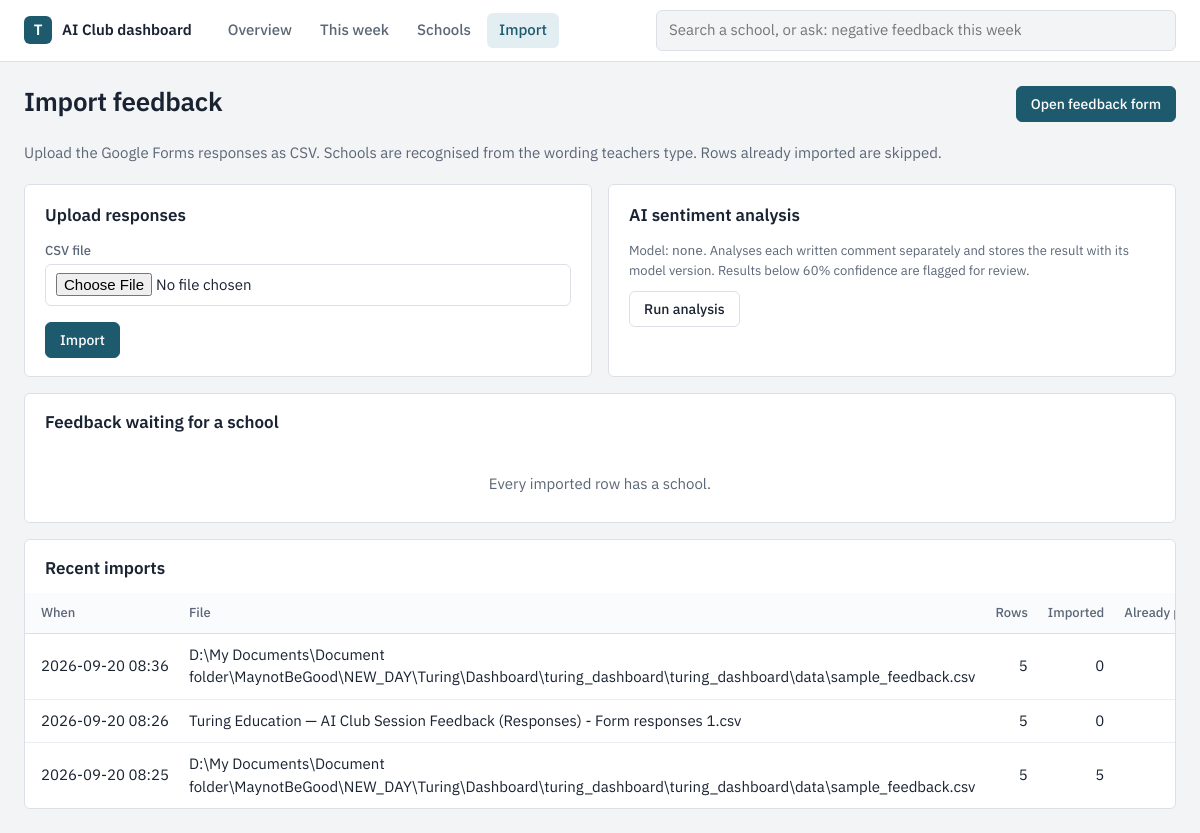
The app's page /admin/import with its own data.
### tables this page shows
CREATE TABLE import_batches (
    batch_id       INTEGER PRIMARY KEY AUTOINCREMENT,
    filename       TEXT,
    imported_at    TEXT NOT NULL,
    rows_total     INTEGER NOT NULL DEFAULT 0,
    rows_imported  INTEGER NOT NULL DEFAULT 0,
    rows_duplicate INTEGER NOT NULL DEFAULT 0,
    rows_pending   INTEGER NOT NULL DEFAULT 0
);

### app/main.py (the view)
@app.get("/admin/import", response_class=HTMLResponse)
def import_page(request: Request, conn=Depends(db.get_conn)):
    pend = [dict(r) for r in conn.execute("SELECT * FROM pending_feedback WHERE resolved=0 ORDER BY pending_id")]
    import json
    for p in pend:
        raw = json.loads(p["raw_json"])
        p["summary"] = {k: raw.get(k) for k in ("session_date", "activity", "year_group", "teacher")}
    batches = [dict(r) for r in conn.execute("SELECT * FROM import_batches ORDER BY batch_id DESC LIMIT 8")]
    review = conn.execute("SELECT COUNT(*) FROM sessions WHERE needs_school_review=1").fetchone()[0]
    return render(request, "import.html", conn, active="import", pend=pend, batches=batches,
                  schools=Q.list_schools(conn), model_spec=config.SENTIMENT_MODEL, review_count=review)

### app/templates/import.html (shortened to what this page needs)
{% extends "base.html" %}
{% import "_m.html" as m %}
{% block content %}
<div class="page-head between"><h1>Import feedback</h1>
  <a class="btn primary" href="{{ FEEDBACK_FORM_URL }}" target="_blank" rel="noopener">Open feedback form</a>
</div>
<div class="page-head">
  <p class="muted">Upload the Google Forms responses as CSV. Schools are recognised from the wording teachers type. Rows already imported are skipped.</p></div>
<div class="grid g2">
  <section class="panel">
    <h2>Upload responses</h2>
    <form method="post" action="/admin/import" enctype="multipart/form-data" class="stack">
      <div><label for="f">CSV file</label><input type="file" id="f" name="file" accept=".csv,text/csv" required></div>
      <button class="btn primary" type="submit">Import</button>
    </form>
  </section>
  <section class="panel">
    <h2>AI sentiment analysis</h2>
    <p class="small muted">Model: <code>{{ model_spec }}</code>. Analyses each written comment separately and stores the result with its model version. Results below {{ (LOW_CONFIDENCE * 100)|int }}% confidence are flagged for review.</p>
    <form method="post" action="/admin/sentiment/run"><button class="btn" type="submit">Run analysis</button></form>
  </section>
</div>
<section class="panel flush" style="margin-top:16px">
  <h2>Feedback waiting for a school {% if pend %}<span class="badge" style="margin-left:4px">{{ pend|length }}</span>{% endif %}</h2>
  {% if pend %}
  <div class="scroll"><table>
    <thead><tr><th>Typed on form</th><th>Session</th><th>Why it waited</th><th>Assign to an existing school</th><th>Or add a new school</th></tr></thead>
    <tbody>{% for p in pend %}<tr>
      <td><b>{{ p.school_text or '(blank)' }}</b></td>
      <td class="small">{{ p.summary.session_date or '—' }}<br>{{ p.summary.activity or '' }}<br>{{ p.summary.year_group or '' }}</td>
      <td class="small">{{ p.reason }}</td>
      <td><form method="post" action="/admin/pending/{{ p.pending_id }}/resolve" class="inline-form">
        <div><select name="school_id" aria-label="School" required><option value="">Choose school</option>{% for s in schools %}<option value="{{ s.school_id }}">{{ s.name }}</option>{% endfor %}</select></div>
        <button class="btn small" type="submit">Assign</button></form></td>
      <td><form method="post" action="/admin/pending/{{ p.pending_id }}/new-school" class="inline-form">
        <div><input type="text" name="name" value="{{ p.school_text or '' }}" aria-label="New school name" required></div>
        <button class="btn small" type="submit">Add school</button></form></td>
    </tr>{% endfor %}</tbody>
  </table></div>
  <p class="small muted" style="padding:0 20px 14px">Assigning a school saves the wording as a search keyword, so the same spelling is matched next time.</p>
  {% else %}<div class="empty">Every imported row has a school.</div>{% endif %}
</section>
<section class="panel flush" style="margin-top:16px">
  <h2>Recent imports</h2>
  {% if batches %}<table><thead><tr><th>When</th><th>File</th><th class="num">Rows</th><th class="num">Imported</th><th class="num">Already present</th><th class="num">Waiting</th></tr></thead>
    <tbody>{% for b in batches %}<tr><td class="nowrap">{{ b.imported_at[:16].replace('T', ' ') }}</td><td>{{ b.filename }}</td><td class="num">{{ b.rows_total }}</td><td class="num">{{ b.rows_imported }}</td><td class="num">{{ b.rows_duplicate }}</td><td class="num">{{ b.rows_pending }}</td></tr>{% endfor %}</tbody></table>
  {% else %}<div class="empty">Nothing imported yet.</div>{% endif %}
</section>
{% endblock %}

### app/static/style.css (style rules this page uses)
:root { --bg: #f3f4f6; --panel: #fff; --ink: #1a2332; --muted: #5b6676; --line: #dce0e6; --line-soft: #eaedf1; --accent: #1e5a6e; --accent-ink: #fff; --accent-soft: #e3eef2; --pos: #2b7a57; --pos-bg: #e4f2ea; --mix: #8a5f0c; --mix-bg: #f8efd9; --neg: #a3363f; --neg-bg: #f7e3e5; --neu: #5b6676; --neu-bg: #eceff3; --high: #7f1d2b; --radius: 6px; --font: "IBM Plex Sans", system-ui, -apple-system, "Segoe UI", Roboto, sans-serif; }
* { box-sizing: border-box; }
html { -webkit-text-size-adjust: 100%; }
body { margin: 0; background: var(--bg); color: var(--ink); font: 400 15px/1.5 var(--font); font-variant-numeric: tabular-nums; }
a { color: var(--accent); text-decoration: none; }
h1 { font-size: 26px; line-height: 1.2; font-weight: 600; margin: 0 0 4px; letter-spacing: -0.01em; }
h2 { font-size: 17px; font-weight: 600; margin: 0 0 12px; }
p { margin: 0 0 10px; }
.muted { color: var(--muted); }
.small { font-size: 13px; }
.nowrap { white-space: nowrap; }
.grid { display: grid; gap: 16px; }
.g2 { grid-template-columns: repeat(auto-fit, minmax(340px, 1fr)); }
.between { display: flex; justify-content: space-between; align-items: flex-start; gap: 16px; flex-wrap: wrap; }
.stack > * + * { margin-top: 16px; }
.panel { background: var(--panel); border: 1px solid var(--line); border-radius: var(--radius); padding: 18px 20px; }
.panel > h2:first-child { margin-top: 0; }
.panel.flush { padding: 0; overflow: hidden; }
.panel.flush > h2 { padding: 16px 20px 0; }
.page-head { margin-bottom: 20px; }
.btn { display: inline-flex; align-items: center; gap: 8px; padding: 8px 14px; border-radius: var(--radius); border: 1px solid var(--line); background: #fff; color: var(--ink); font: 500 14px var(--font); cursor: pointer; text-decoration: none; }
.btn.primary { background: var(--accent); border-color: var(--accent); color: var(--accent-ink); }
table { width: 100%; border-collapse: collapse; }
th { text-align: left; font-weight: 500; font-size: 13px; color: var(--muted); padding: 10px 10px; border-bottom: 1px solid var(--line); background: #fafbfc; white-space: nowrap; }
td { padding: 10px 10px; border-bottom: 1px solid var(--line-soft); vertical-align: middle; }
tr:last-child td { border-bottom: 0; }
td.num, th.num { text-align: right; }
label { display: block; font-size: 13px; font-weight: 500; color: var(--muted); margin-bottom: 4px; }
input[type=text], input[type=date], input[type=number], input[type=file], select, textarea { width: 100%; padding: 8px 10px; border: 1px solid var(--line); border-radius: var(--radius); font: inherit; background: #fff; color: var(--ink); }
.empty { padding: 26px; text-align: center; color: var(--muted); }
@media (prefers-reduced-motion: no-preference) { .btn { transition: background .12s; } }
td:first-child, th:first-child { padding-left: 16px; }

### records on screen
import_batches: imported_at "2026-09-20 08:36", filename "D:\\My Documents\\Document folder\\MaynotBeGood\\NEW_DAY\\Turing\\Dashboard\\turing_dashboard\\turing_dashboard\\data\\sample_feedback.csv", rows_total "5", rows_imported "0"
import_batches: imported_at "2026-09-20 08:26", filename "Turing Education — AI Club Session Feedback (Responses) - Form responses 1.csv", rows_total "5", rows_imported "0"
import_batches: imported_at "2026-09-20 08:25", filename "D:\\My Documents\\Document folder\\MaynotBeGood\\NEW_DAY\\Turing\\Dashboard\\turing_dashboard\\turing_dashboard\\data\\sample_feedback.csv", rows_total "5", rows_imported "5"

### other values on screen
{{ model_spec }} "none"
{{ (LOW_CONFIDENCE * 100)|int }} "60"
